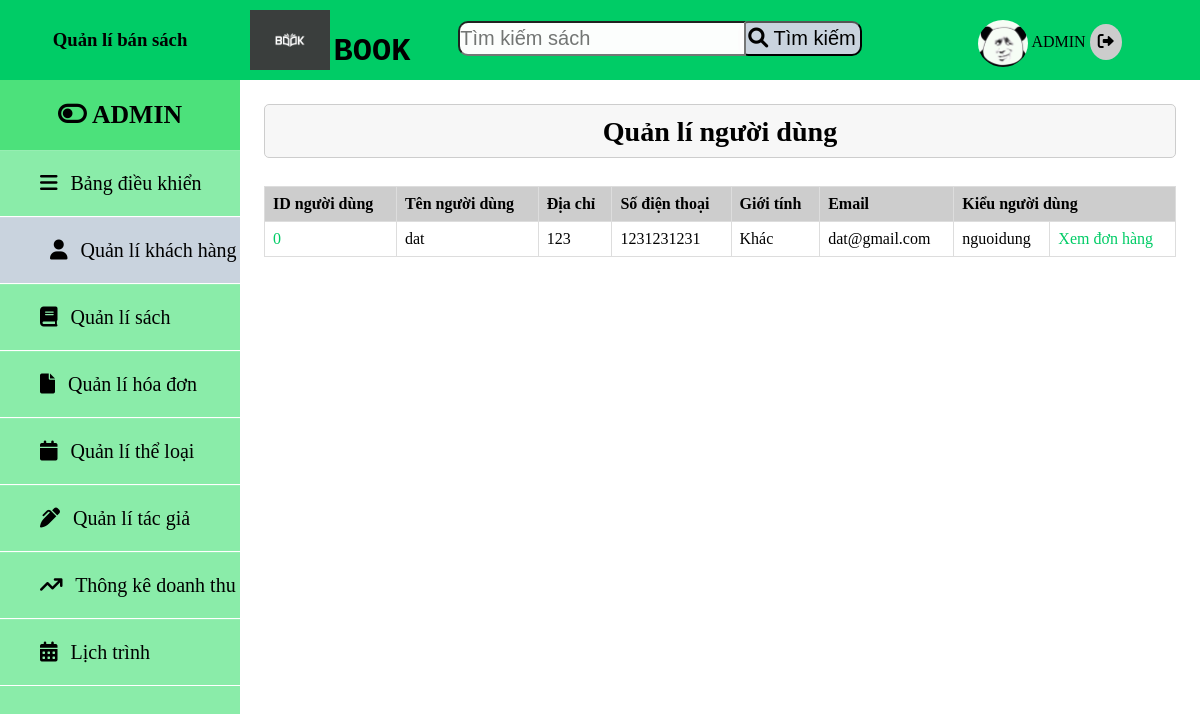
The app's page /admin/admin.php?quanlikhachhang (signed in) with its own data.
### tables this page shows
CREATE TABLE `t_nguoi_dung` (
  `t_nguoi_dung_id` int(6) NOT NULL,
  `ten_day_du` varchar(50) NOT NULL,
  `dia_chi` varchar(50) NOT NULL,
  `so_dien_thoai` varchar(10) NOT NULL,
  `gioi_tinh` varchar(10) NOT NULL,
  `email` varchar(20) NOT NULL,
  `mat_khau` varchar(20) NOT NULL,
  `kieu_nguoi_dung` varchar(20) NOT NULL
);

### admin/quanlinguoidung.php (the view, shortened to what this page needs)
<!DOCTYPE html>
<html lang="en">
<head>
</head>
<?php
    include('../config/config.php');
?>
<body>
    <div class="title-main">
        <h3>Quản lí người dùng</h3>
    </div>
    <div class="main-container">
        <table>
            <tr>
                <th>ID người dùng</th>
                <th>Tên người dùng</th>
                <th>Địa chỉ</th>
                <th>Số điện thoại</th>
                <th>Giới tính</th>
                <th>Email</th>
                <th colspan="2" >Kiểu người dùng</th>
            </tr>
            <?php
                $sql = "SELECT * FROM t_nguoi_dung";
                $query = mysqli_query($connect, $sql);
                $danhSachNguoiDung = [];
                while($data = mysqli_fetch_assoc($query)){
                    $danhSachNguoiDung[] = $data;
                }
                foreach($danhSachNguoiDung as $key => $val) {
            ?>
            <tr>
                <td style="color: #00cc66;" ><?php echo $val['t_nguoi_dung_id'] ?></td>
                <td><?php echo $val['ten_day_du'] ?></td>
                <td><?php echo $val['dia_chi'] ?></td>
                <td><?php echo $val['so_dien_thoai'] ?></td>
                <td><?php echo $val['gioi_tinh'] ?></td>
                <td><?php echo $val['email'] ?></td>
                <td><?php echo $val['kieu_nguoi_dung'] ?></td>
                <td><a href="?id_nguoi_dung=<?php echo $val['t_nguoi_dung_id'] ?> " style="color: #00cc66; cursor:pointer;" >Xem đơn hàng</a></td>
            </tr>
            <?php } ?>
        </table>
    </div>
</body>
</html>

### admin/css/admin.css (style rules this page uses)
* { padding: 0; margin: 0; box-sizing: border-box; }
a { text-decoration: none; }
table { font-family: arial, sans-serif; border-collapse: collapse; width: 100%; }
td, th { border: 1px solid #dddddd; text-align: left; padding: 8px; }
tr > th { background-color: #cdcdcd; }
.main .title-main { text-align: center; margin-bottom: 28px; font-size: x-large; font-family: cursive; font-weight: 800; background-color: rgb(247, 247, 247); border: #cdcdcd solid 0.1px; border-radius:5px ; height: 54px; line-height: 54px; }
.main-container tr th,td { font-family: cursive; }

### records on screen
t_nguoi_dung: t_nguoi_dung_id "0", ten_day_du "dat", dia_chi "123", so_dien_thoai "1231231231", gioi_tinh "Khác", email "dat@gmail.com", kieu_nguoi_dung "nguoidung"
